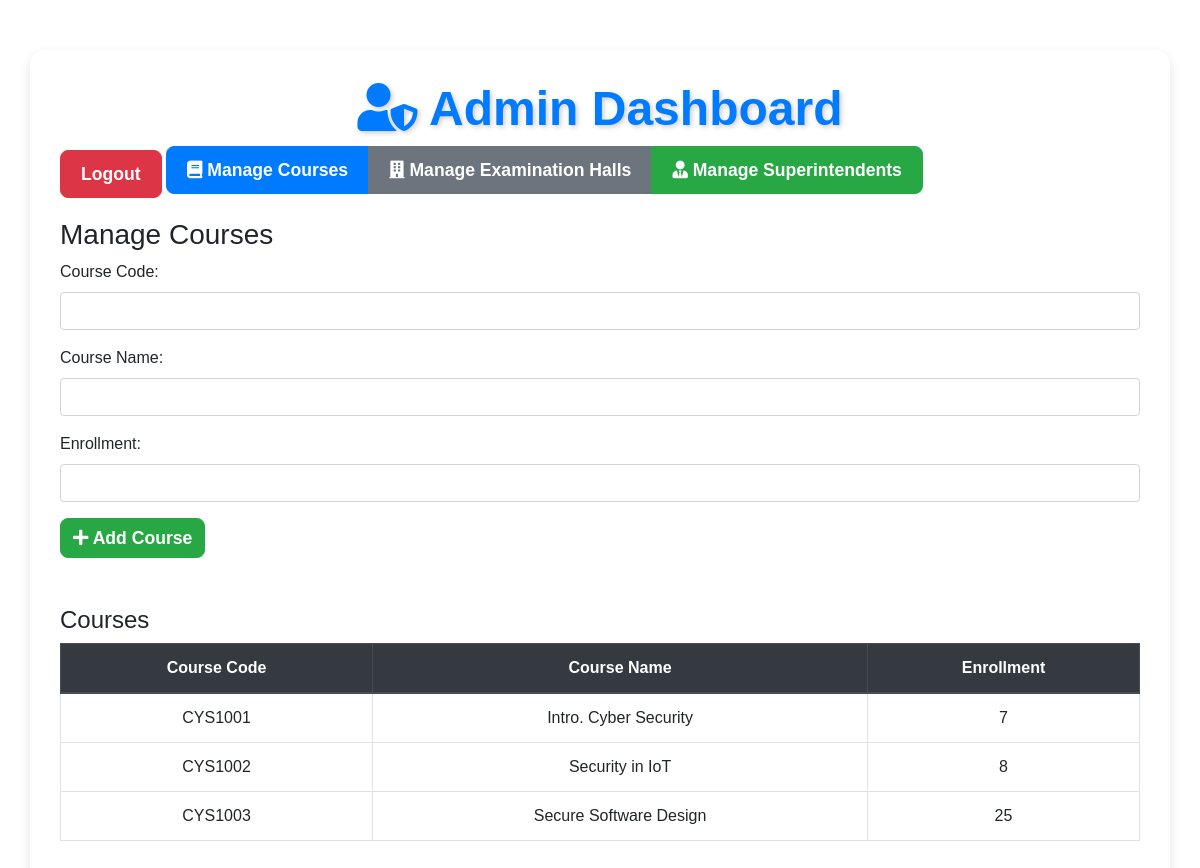
Page /admin_dashboard.php (signed in) on the committed database.
### tables this page shows
CREATE TABLE `courses` (
  `id` int(11) NOT NULL,
  `course_code` varchar(10) NOT NULL,
  `course_name` varchar(100) NOT NULL,
  `enrollment` int(11) NOT NULL
);

### admin_dashboard.php (the view, shortened to what this page needs)
<?php
include 'config.php';
?>
<!DOCTYPE html>
<html lang="en">
<head>
    <link rel="stylesheet" href="https://stackpath.bootstrapcdn.com/bootstrap/4.5.2/css/bootstrap.min.css">
    <link rel="stylesheet" href="https://cdnjs.cloudflare.com/ajax/libs/font-awesome/5.15.3/css/all.min.css">
</head>
<body>
    <div class="container">
        <h1><i class="fas fa-user-shield"></i> Admin Dashboard</h1>
        <a href="logout.php" class="btn btn-danger mb-3">Logout</a>
        <div class="btn-group mb-4" role="group">
            <button type="button" class="btn btn-primary" id="btn-course"><i class="fas fa-book"></i> Manage Courses</button>
            <button type="button" class="btn btn-secondary" id="btn-hall"><i class="fas fa-building"></i> Manage Examination Halls</button>
            <button type="button" class="btn btn-success" id="btn-superintendent"><i class="fas fa-user-tie"></i> Manage Superintendents</button>
        </div>
        <div id="course-section" class="toggle-section active">
            <h3>Manage Courses</h3>
            <form method="POST" action="">
                <div class="form-group">
                    <label>Course Code:</label>
                    <input type="text" name="course_code" class="form-control" required>
                </div>
                <div class="form-group">
                    <label>Course Name:</label>
                    <input type="text" name="course_name" class="form-control" required>
                </div>
                <div class="form-group">
                    <label>Enrollment:</label>
                    <input type="number" name="enrollment" class="form-control" required>
                </div>
                <button type="submit" name="add_course" class="btn btn-success"><i class="fas fa-plus"></i> Add Course</button>
            </form>
            <h4 class="mt-5">Courses</h4>
            <table class="table table-bordered">
                <thead class="thead-dark">
                    <tr>
                        <th>Course Code</th>
                        <th>Course Name</th>
                        <th>Enrollment</th>
                    </tr>
                </thead>
                <tbody>
                    <?php
                    $courses = $conn->query("SELECT * FROM courses");
                    while ($course = $courses->fetch_assoc()) {
                        echo "<tr>
                                <td>{$course['course_code']}</td>
                                <td>{$course['course_name']}</td>
                                <td>{$course['enrollment']}</td>
                            </tr>";
                    }
                    ?>
                </tbody>
            </table>
        </div>
    </div>
</body>
</html>

### admin_dashboard.php (style rules this page uses)
body { background-image: url('https://t4.ftcdn.net/jpg/02/64/10/47/360_F_264104799_Xn6rzSgOwVR7lbMfcl8DsyNzI3Gqsh1p.jpg'); background-size: cover; background-position: center; background-attachment: fixed; font-family: 'Arial', sans-serif; }
.container { background-color: rgba(255, 255, 255, 0.9); border-radius: 15px; padding: 30px; margin-top: 50px; box-shadow: 0px 4px 12px rgba(0, 0, 0, 0.1); }
h1 { font-size: 3rem; font-weight: 700; color: #007bff; text-align: center; text-shadow: 2px 2px 5px rgba(0, 0, 0, 0.2); }
.btn { border-radius: 8px; font-size: 1.1rem; font-weight: 600; }
.btn-group .btn { padding: 10px 20px; }
.table th, .table td { vertical-align: middle; text-align: center; }
.toggle-section { display: none; opacity: 0; transition: opacity 0.5s ease-in-out; }
.toggle-section.active { display: block; opacity: 1; }
.thead-dark th { background-color: #007bff; color: white; }
.btn-danger { font-size: 1.1rem; padding: 10px 20px; }

### rows in the picture
courses: course_code "CYS1001", course_name "Intro. Cyber Security", enrollment "7"
courses: course_code "CYS1002", course_name "Security in IoT", enrollment "8"
courses: course_code "CYS1003", course_name "Secure Software Design", enrollment "25"
